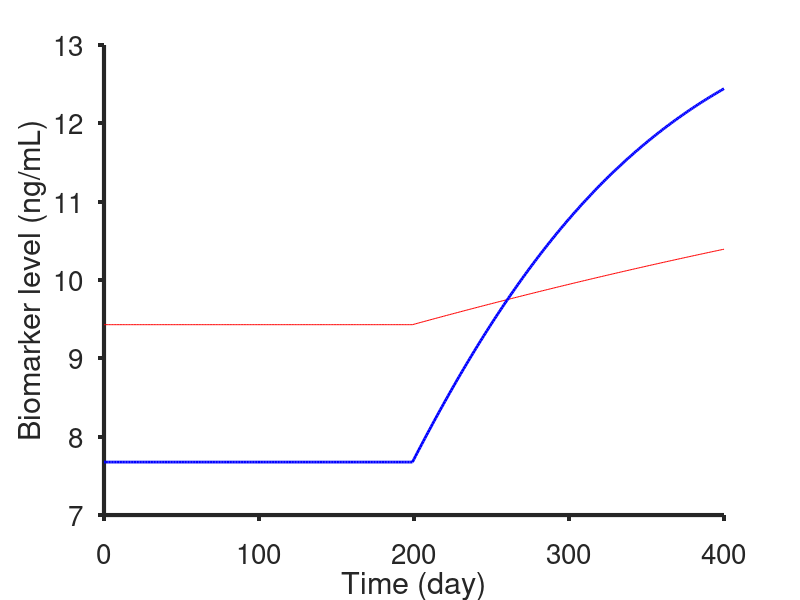

Reproduce this figure in MATLAB. (Note: this script raises an error after producing the figure.)
clear all; close all; clc
test_iter = 10;
time = (0:400)';
num_patients = 200;
%healthy baseline and std
Ch0 = 8; %ng/mL
std_h = 1.5; %ng/mL
Ch0_rnd = std_h.*randn(num_patients,2) + Ch0;
max_k_gr_non = log(2)/18/30;% ;
min_k_gr_non = 1e-5;% ;
max_k_decay_non = log(2)/5/30;
min_k_decay_non = log(2)/24/30;
k_gr_non_rnd = (max_k_gr_non - min_k_gr_non).*rand(num_patients,1) + min_k_gr_non;%mean([0 1/18/30]);
k_decay_non_rnd = (max_k_decay_non - min_k_decay_non).*rand(num_patients,1) + min_k_decay_non;%mean([1/(24*30) 1/150]);

m_k_gr_non_rnd = mean(k_gr_non_rnd);
m_k_decay_non_rnd = mean(k_decay_non_rnd);

%unhealthy baseline and std
Ca0 = 8; %ng/mL
std_a = 1.5; %ng/mL
Ca0_rnd = std_a.*randn(num_patients,2) + Ca0;
s_mean_k_growth_agg = linspace(0,0.05,10);
max_k_gr_agg = log(2)/2/30 + s_mean_k_growth_agg;
min_k_gr_agg = log(2)/18/300 + s_mean_k_growth_agg;
max_k_decay_agg = log(2)/30;
min_k_decay_agg = log(2)/5/30;
k_gr_agg_rnd = (max_k_gr_agg - min_k_gr_agg).*rand(num_patients,1) + min_k_gr_agg;%linspace(1/18/30,1/2/30,50); %day-1
k_decay_agg_rnd = (max_k_decay_agg - min_k_decay_agg).*rand(num_patients,1) + min_k_decay_agg;%linspace(1/150,1/30,50); %day-1


noise_i = 0;

C_healthy = zeros(numel(time),num_patients);
C_unhealthy = zeros(numel(time),num_patients);
t_onset = 200;



for j = 1:num_patients
    for i = 1:numel(time)
        if i < t_onset
            C_healthy(i,j) = Ch0_rnd(j);
            C_unhealthy(i,j) = Ca0_rnd(j);
        else
            C_healthy(i,j) = Ch0_rnd(j)*exp((k_gr_non_rnd(j)./k_decay_non_rnd(j))*(1-exp(-k_decay_non_rnd(j)*time(i-(t_onset-1)))));
            C_unhealthy(i,j) = Ca0_rnd(j)*exp((k_gr_agg_rnd(j)/k_decay_agg_rnd(j))*(1-exp(-k_decay_agg_rnd(j)*time(i-(t_onset-1)))));
        end
    end
end


C_healthy_noise1 = zeros(numel(time),num_patients);
C_unhealthy_noise1 = zeros(numel(time),num_patients);


for j = 1:num_patients
    C_healthy_noise1(:,j) = C_healthy(:,j)+noise_i*rand(1,numel(C_healthy(:,j)))'.*C_healthy(:,j)/100;
    C_unhealthy_noise1(:,j) = C_unhealthy(:,j)+noise_i*rand(1,numel(C_unhealthy(:,j)))'.*C_unhealthy(:,j)/100;
end


figure;plot(time,squeeze(C_healthy_noise1(:,10)),'r-',time,squeeze(C_unhealthy_noise1(:,10)),'b-','LineWidth', 2);%,time,squeeze(C_unhealthy_noise1(:,1,:)),'b-'); 
title('');
xlabel('Time (day)'); ylabel('Biomarker level (ng/mL)');
set(gca,'box','off','TickDir','out',...
    'FontSize',20,'FontName','Helvetica','LineWidth', 3);

% KNN
% model 1
p = 0.9;      % proportion of rows to select for training
N = num_patients;  % total number of rows
sample_interval = linspace(1,10,25);
observationspan = linspace(200,400,20);
tf_healthy = false(N,numel(sample_interval),test_iter);    % create logical index vector
tf_healthy(1:round(p*N),:,:) = true;

for m = 1:numel(sample_interval) 
    n = 1;
    meanF1(m) = 0;
    while (meanF1(m) < .80) && (n < numel(observationspan))
        for l = 1:test_iter
            tf_healthy2(:,m,l) = tf_healthy(randperm(N),m,l);   % randomise order
            C_healthy_noise1_train(:,:,m,l) = C_healthy_noise1(:,squeeze(tf_healthy2(:,m,l)));
            C_healthy_noise1_test(:,:,m,l) = C_healthy_noise1(:,squeeze(~tf_healthy2(:,m,l)));
            % for now using the same index of random selection for healthy and
            % unhealthy
            C_unhealthy_noise1_train(:,:,m,l) = C_unhealthy_noise1(:,squeeze(tf_healthy2(:,m,l)));
            C_unhealthy_noise1_test(:,:,m,l) = C_unhealthy_noise1(:,squeeze(~tf_healthy2(:,m,l)));
            
            train_data = [C_healthy_noise1_train(1:round(sample_interval(m)):round(observationspan(n)),:,m,l),C_unhealthy_noise1_train(1:round(sample_interval(m)):round(observationspan(n)),:,m,l)];
            test_data = [C_healthy_noise1_test(1:round(sample_interval(m)):round(observationspan(n)),:,m,l),C_unhealthy_noise1_test(1:round(sample_interval(m)):round(observationspan(n)),:,m,l)];
            train_labels(:,m,l) = [ones(1,p*N),zeros(1,p*N)];
            test_true_labels(:,m,l) = [ones(1,round((1-p)*N)),zeros(1,round((1-p)*N))];
            
            [predicted_labels(:,m,l),nn_index,accuracy] = KNN_(3,train_data',train_labels(:,m,l)',test_data');
            [cm(:,:,m,l),gn(:,:,m,l)] = confusionmat(test_true_labels(:,m,l)',predicted_labels(:,m,l));
            % precision, recall and f1Scores
            %             accuracy1(:,m,n,l) =  sum(diag(cm(:,:,n,l)))./sum(sum(cm(:,:,n,l)));
            precision(:,m,l) = diag(cm(:,:,m,l))./sum(cm(:,:,m,l),2);
            recall(:,m,l) = diag(cm(:,:,m,l))./sum(cm(:,:,m,l),1)';
            f1Scores(:,m,l) = 2*(precision(:,m,l).*recall(:,m,l))./(precision(:,m,l)+recall(:,m,l));
            
        end
        n = n+1;
        x(m) = n;
        meanF1(m) = mean(mean(f1Scores(:,m,:),1),3);
    end    
    observ_t(m) = observationspan(n);
       
end




figure;
h = plot(sample_interval, observ_t-200,'*-','LineWidth', 3);
title('f1 score - 5% noise');
xlabel('Days between samples (day)'); ylabel('Observation span-after cancer onset (day)');
set(gca,'box','off','TickDir','out',...
    'FontSize',20,'FontName','Helvetica','LineWidth', 3);